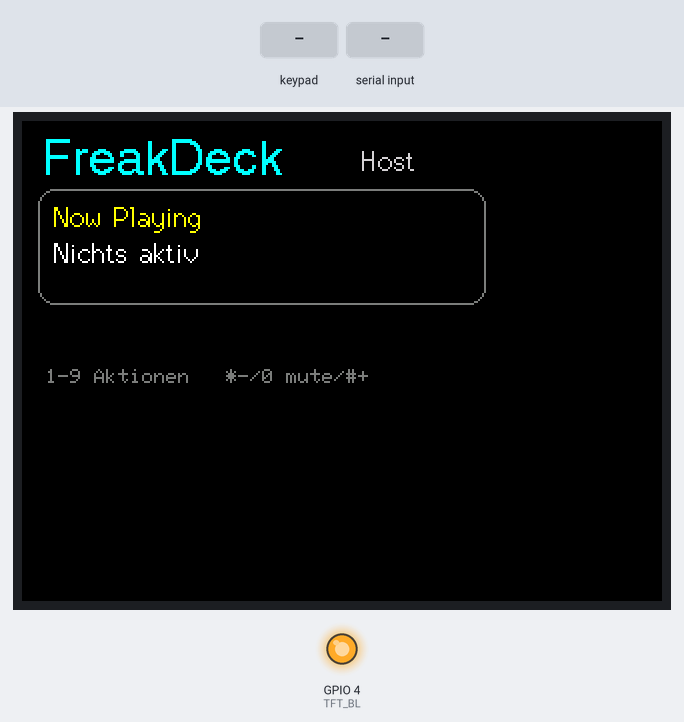
Simulated run of this sketch. Board: ESP32. On the bench: 320×240 colour display, output pins drawn as LEDs (lit = HIGH). Inputs (shaded band) come from the test bench. What the sketch prints to the serial monitor is not drawn.

Above: at 1.7 s.
1.8 s: key '*' pressed
At 2.7 s:
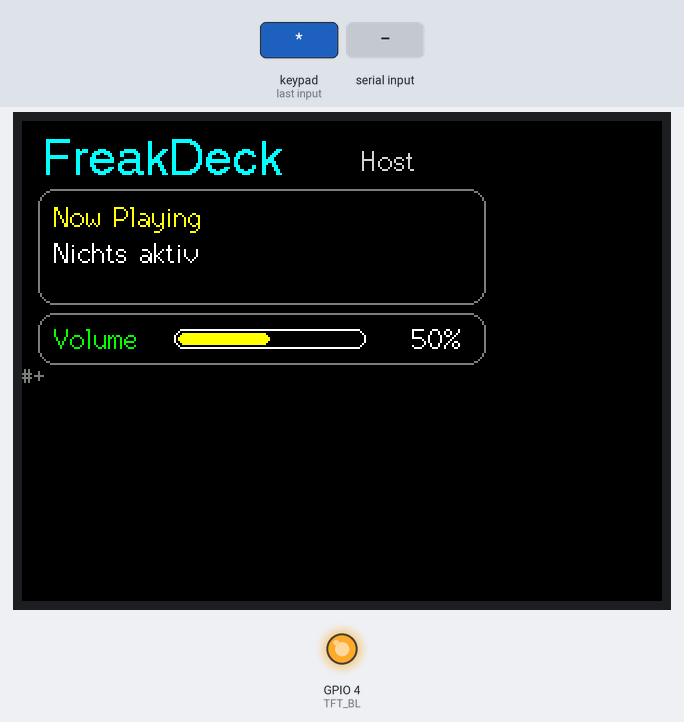
4.8 s: "STATUS:\n" received over Serial
At 5.9 s:
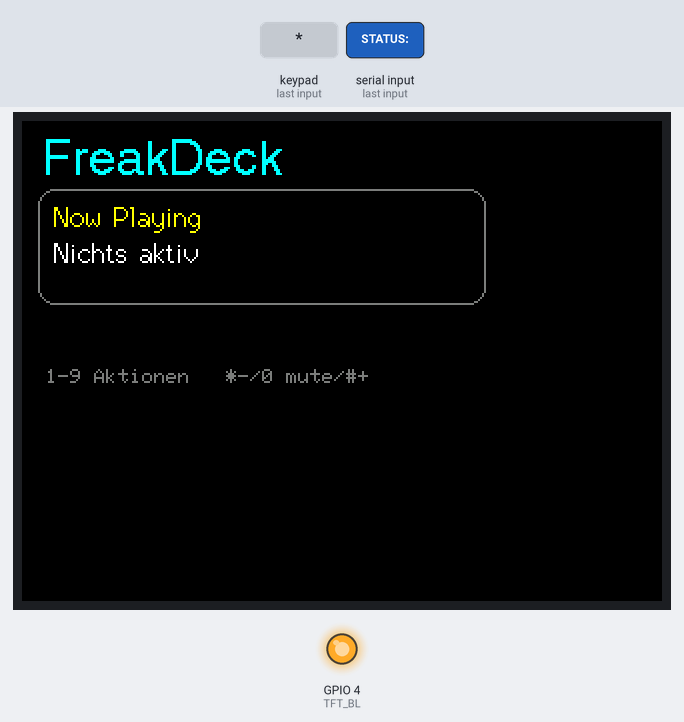
6.4 s: keypad keys 2 1 2 7 2 6 2 2 # pressed 0.4 s apart
At 11.0 s:
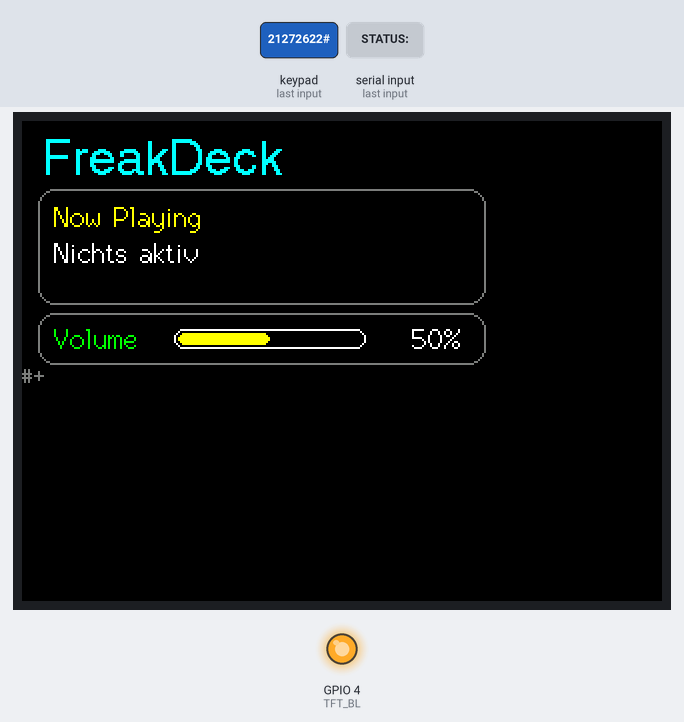
13.0 s: "NOW_PLAYING:90\n" received over Serial
At 14.3 s:
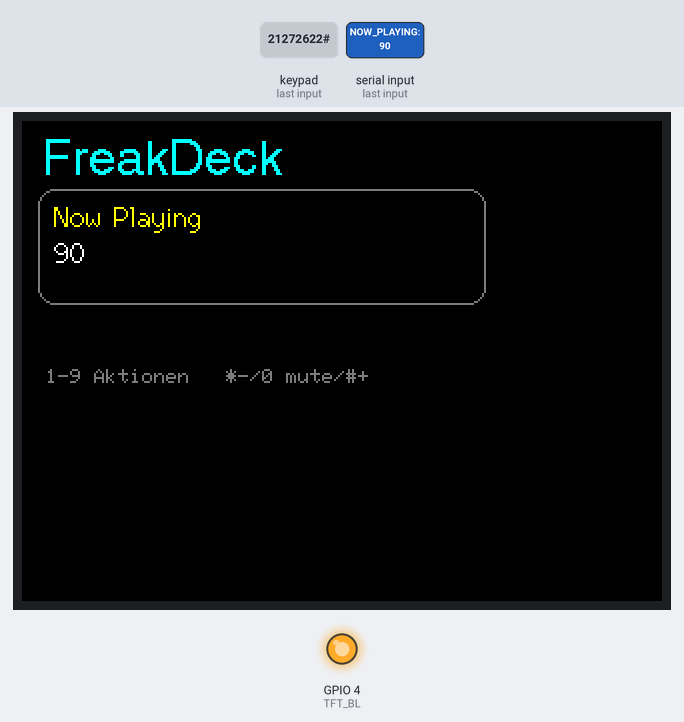
14.6 s: key '0' pressed
At 16.0 s:
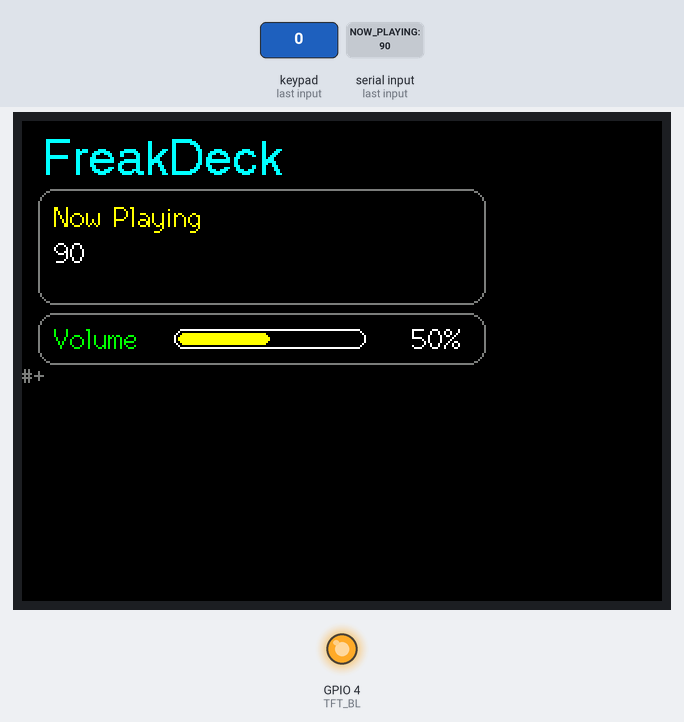
17.6 s: "STATUS: 45\n" received over Serial
At 18.0 s:
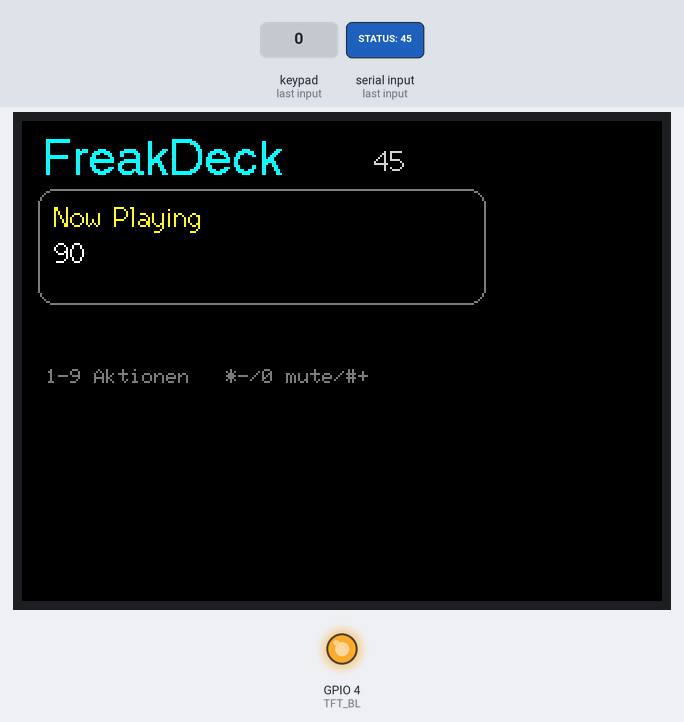
Timing chart, 0 to 20.2 s (numbered marks = the images above; inputs shaded):
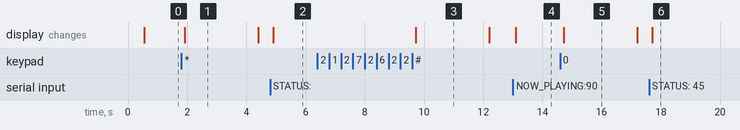

Measured:
- after the input at 1.8 s, the display: changes after 0.11 s (image 1)
- after the input at 4.8 s, the display: changes after 0.11 s (image 2)
- after the input at 6.4 s, the display: changes after 3.3 s (image 3)
- after the input at 13.0 s, the display: changes after 0.11 s (image 4)
- after the input at 14.6 s, the display: changes after 0.11 s (image 5)
- after the input at 17.6 s, the display: changes after 0.11 s (image 6)
- what the display in image 1 shows lasts 2.5 s, from 1.9 s to 4.4 s

The sketch:

sketch_mar10a.ino
```cpp
#include <Keypad.h>
#include <TFT_eSPI.h>

TFT_eSPI tft = TFT_eSPI();

#define TFT_BL 4
#define TFT_BACKLIGHT_ON HIGH

const byte ROWS = 4;
const byte COLS = 3;

char keys[ROWS][COLS] = {
  { '1', '2', '3' },
  { '4', '5', '6' },
  { '7', '8', '9' },
  { '*', '0', '#' }
};

byte rowPins[ROWS] = {21, 27, 26, 22};
byte colPins[COLS] = {33, 32, 25};

Keypad keypad = Keypad(makeKeymap(keys), rowPins, colPins, ROWS, COLS);

int currentVolume = 50;
bool isMuted = false;
String hostName = "Host";
String nowPlaying = "Nichts aktiv";
String serialLine = "";

const unsigned long VOLUME_POPUP_MS = 2500;
unsigned long volumeOverlayUntil = 0;
bool lastOverlayVisible = false;

bool isVolumeOverlayVisible() {
  return millis() < volumeOverlayUntil;
}

void showVolumeOverlay() {
  volumeOverlayUntil = millis() + VOLUME_POPUP_MS;
}

void drawCard(int x, int y, int w, int h, uint16_t borderColor) {
  tft.fillRoundRect(x, y, w, h, 8, TFT_BLACK);
  tft.drawRoundRect(x, y, w, h, 8, borderColor);
}

void drawVolumeBar(int x, int y, int w, int h, int percent) {
  percent = constrain(percent, 0, 100);

  tft.drawRoundRect(x, y, w, h, 6, TFT_WHITE);
  tft.fillRoundRect(x + 2, y + 2, w - 4, h - 4, 4, TFT_BLACK);

  int fillW = ((w - 4) * percent) / 100;
  if (fillW > 0) {
    uint16_t color = TFT_GREEN;
    if (percent < 30) color = TFT_RED;
    else if (percent < 60) color = TFT_YELLOW;
    tft.fillRoundRect(x + 2, y + 2, fillW, h - 4, 4, color);
  }
}

String normalizeSpaces(String text) {
  String out = "";
  bool prevSpace = false;

  for (size_t i = 0; i < text.length(); i++) {
    char c = text[i];
    bool isSpace = (c == ' ' || c == '\t' || c == '\r' || c == '\n');

    if (isSpace) {
      if (!prevSpace) {
        out += ' ';
        prevSpace = true;
      }
    } else {
      out += c;
      prevSpace = false;
    }
  }

  out.trim();
  return out;
}

String addEllipsis(String text, int maxLen) {
  text.trim();
  if ((int)text.length() <= maxLen) return text;
  if (maxLen <= 3) return text.substring(0, maxLen);
  return text.substring(0, maxLen - 3) + "...";
}

void splitIntoTwoLines(String text, int maxLine1, int maxLine2, String &line1, String &line2) {
  text = normalizeSpaces(text);

  if (text.length() == 0) {
    line1 = "Nichts aktiv";
    line2 = "";
    return;
  }

  if ((int)text.length() <= maxLine1) {
    line1 = text;
    line2 = "";
    return;
  }

  int splitPos = -1;
  int searchMax = min((int)text.length() - 1, maxLine1);

  for (int i = searchMax; i >= 0; i--) {
    if (text[i] == ' ') {
      splitPos = i;
      break;
    }
  }

  if (splitPos == -1) {
    splitPos = maxLine1;
  }

  line1 = text.substring(0, splitPos);
  line1.trim();

  String remaining = text.substring(splitPos);
  remaining.trim();

  if ((int)remaining.length() <= maxLine2) {
    line2 = remaining;
  } else {
    int splitPos2 = -1;
    int searchMax2 = min((int)remaining.length() - 1, maxLine2);

    for (int i = searchMax2; i >= 0; i--) {
      if (remaining[i] == ' ') {
        splitPos2 = i;
        break;
      }
    }

    if (splitPos2 == -1) {
      line2 = addEllipsis(remaining, maxLine2);
    } else {
      String candidate = remaining.substring(0, splitPos2);
      candidate.trim();

      String leftover = remaining.substring(splitPos2);
      leftover.trim();

      if (leftover.length() > 0) {
        line2 = addEllipsis(candidate, maxLine2);
      } else {
        line2 = candidate;
      }
    }
  }
}

void drawNowPlayingCard() {
  drawCard(8, 34, 224, 58, TFT_DARKGREY);

  tft.setTextDatum(TL_DATUM);
  tft.setTextColor(TFT_YELLOW, TFT_BLACK);
  tft.drawString("Now Playing", 16, 40, 2);

  String line1, line2;
  splitIntoTwoLines(nowPlaying, 30, 30, line1, line2);

  tft.setTextColor(TFT_WHITE, TFT_BLACK);
  tft.drawString(line1, 16, 58, 2);

  if (line2.length() > 0) {
    tft.drawString(line2, 16, 72, 2);
  }
}

void drawVolumeOverlay() {
  drawCard(8, 96, 224, 26, TFT_DARKGREY);

  tft.setTextDatum(TL_DATUM);
  tft.setTextColor(TFT_GREEN, TFT_BLACK);
  tft.drawString("Volume", 16, 101, 2);

  char volText[12];
  if (isMuted) {
    snprintf(volText, sizeof(volText), "MUTE");
  } else {
    snprintf(volText, sizeof(volText), "%d%%", currentVolume);
  }

  tft.setTextDatum(TR_DATUM);
  tft.setTextColor(isMuted ? TFT_RED : TFT_WHITE, TFT_BLACK);
  tft.drawString(volText, 220, 101, 2);

  if (isMuted) {
    drawVolumeBar(76, 104, 96, 10, 0);
  } else {
    drawVolumeBar(76, 104, 96, 10, currentVolume);
  }
}

void renderUI() {
  tft.fillScreen(TFT_BLACK);

  tft.setTextDatum(TL_DATUM);
  tft.setTextColor(TFT_CYAN, TFT_BLACK);
  tft.drawString("FreakDeck", 10, 8, 4);

  tft.setTextColor(TFT_LIGHTGREY, TFT_BLACK);
  tft.drawString(hostName, 170, 12, 2);

  drawNowPlayingCard();

  if (isVolumeOverlayVisible()) {
    drawVolumeOverlay();
  }

  tft.setTextColor(TFT_DARKGREY, TFT_BLACK);
  tft.drawString("1-9 Aktionen   *-/0 mute/#+", 12, 124, 1);
}

void sendEventForKey(char key) {
  switch (key) {
    case '1': Serial.println("BTN_1"); break;
    case '2': Serial.println("BTN_2"); break;
    case '3': Serial.println("BTN_3"); break;
    case '4': Serial.println("BTN_4"); break;
    case '5': Serial.println("BTN_5"); break;
    case '6': Serial.println("BTN_6"); break;
    case '7': Serial.println("BTN_7"); break;
    case '8': Serial.println("BTN_8"); break;
    case '9': Serial.println("BTN_9"); break;

    case '*':
      Serial.println("VOL_DOWN");
      showVolumeOverlay();
      break;

    case '0':
      Serial.println("MUTE_TOGGLE");
      showVolumeOverlay();
      break;

    case '#':
      Serial.println("VOL_UP");
      showVolumeOverlay();
      break;
  }

  renderUI();
}

void processCommand(String cmd) {
  cmd.trim();
  if (cmd.length() == 0) return;

  Serial.println("ACK:" + cmd);

  if (cmd.startsWith("SET_VOL:")) {
    int value = cmd.substring(8).toInt();
    currentVolume = constrain(value, 0, 100);
    renderUI();
  }
  else if (cmd.startsWith("SET_MUTE:")) {
    int value = cmd.substring(9).toInt();
    isMuted = (value != 0);
    renderUI();
  }
  else if (cmd.startsWith("STATUS:")) {
    hostName = cmd.substring(7);
    renderUI();
  }
  else if (cmd.startsWith("NOW_PLAYING:")) {
    nowPlaying = cmd.substring(12);
    renderUI();
  }
}

void readSerialCommands() {
  while (Serial.available()) {
    char c = (char)Serial.read();

    if (c == '\n') {
      processCommand(serialLine);
      serialLine = "";
    } else if (c != '\r') {
      serialLine += c;
      if (serialLine.length() > 140) {
        serialLine = "";
      }
    }
  }
}

void setup() {
  Serial.begin(115200);
  delay(300);

  pinMode(TFT_BL, OUTPUT);
  digitalWrite(TFT_BL, TFT_BACKLIGHT_ON);

  tft.init();
  tft.setRotation(1);
  renderUI();

  Serial.println("READY");
}

void loop() {
  readSerialCommands();

  bool overlayVisible = isVolumeOverlayVisible();
  if (overlayVisible != lastOverlayVisible) {
    lastOverlayVisible = overlayVisible;
    renderUI();
  }

  char key = keypad.getKey();
  if (key) {
    sendEventForKey(key);
    delay(120);
  }
}
```
